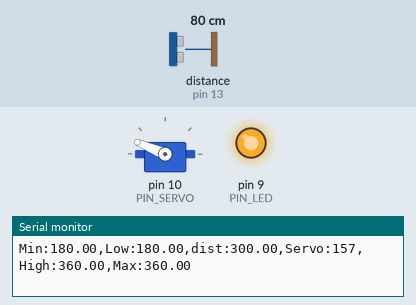
The sketch below on a simulated Arduino Uno, built with avr-gcc and run on an emulated ATmega328P. Parts: servo, output pins drawn as LEDs (lit = HIGH), the last lines printed to the serial monitor. Wiring (inferred from the names in the program): ultrasonic range finder: trigger pin 12; echo pin 13. The test bench sets the inputs (shaded band); at power-on: distance to the obstacle (sensor on pin 13) 80 cm. The echo pulse lasts 58.3 µs per cm; pins used as bus, display or sensor lines are not drawn.

Above: at 1.2 s.
1.3 s: distance to the obstacle (sensor on pin 13) set to 39 cm
2.8 s: distance to the obstacle (sensor on pin 13) set to 35 cm
At 3.9 s:
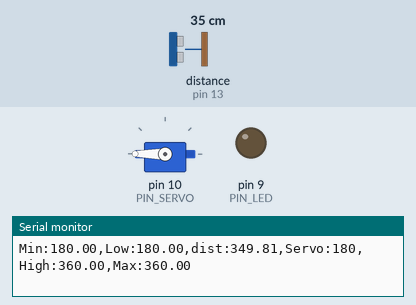
4.3 s: distance to the obstacle (sensor on pin 13) set to 33 cm
5.8 s: distance to the obstacle (sensor on pin 13) set to 31 cm
At 7.2 s:
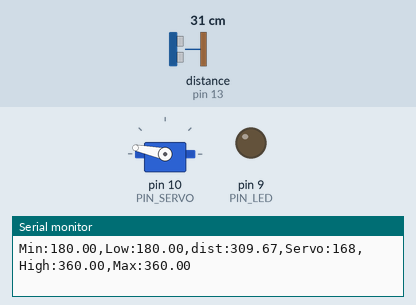
7.5 s: distance to the obstacle (sensor on pin 13) set to 2 cm
At 8.6 s:
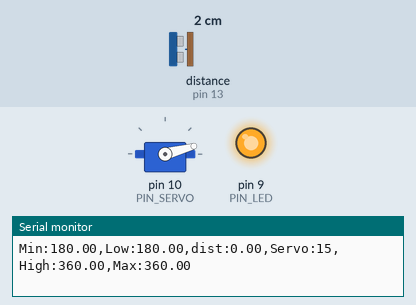
9.0 s: distance to the obstacle (sensor on pin 13) set to 60 cm
At 10.6 s:
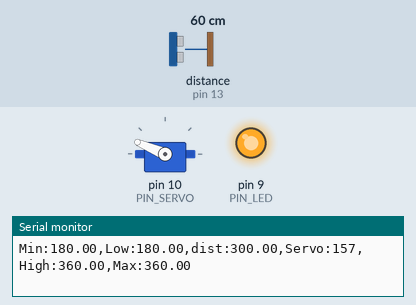
Timing chart, 0 to 11.7 s (numbered marks = the images above; inputs shaded):
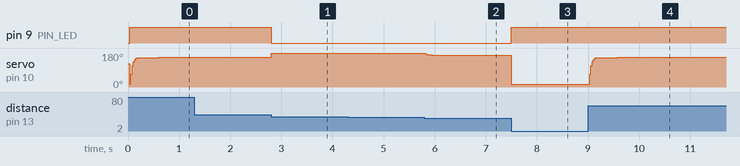

Measured:
- the behaviour switches between 36 and 35 cm on distance to the obstacle (sensor on pin 13) (found by bisection; images 0 and 1)
- the behaviour switches between 32 and 31 cm on distance to the obstacle (sensor on pin 13) (found by bisection; images 1 and 2)
- after the input at 2.8 s, pin 9 (PIN_LED): HIGH → LOW at once; servo on pin 10 (PIN_SERVO): 157° → 180° at once
- after the input at 5.8 s, servo on pin 10 (PIN_SERVO): 180° → 168° at once
- after the input at 7.5 s, pin 9 (PIN_LED): LOW → HIGH at once; servo on pin 10 (PIN_SERVO): 168° → 15° at once
- after the input at 9.0 s, servo on pin 10 (PIN_SERVO): moves from 15° to 157° over 0.55 s, starting at once

The sketch:

11_example_1.ino
```cpp
#include <Servo.h>

// Arduino pin assignment
#define PIN_LED   9   // LED active-low
#define PIN_TRIG  12  // sonar sensor TRIGGER
#define PIN_ECHO  13  // sonar sensor ECHO
#define PIN_SERVO 10  // servi motor

// configurable parameters for sonar
#define SND_VEL 346.0     // sound velocity at 24 celsius degree (unit: m/sec)
#define INTERVAL 25      // sampling interval (unit: msec)
#define PULSE_DURATION 10 // ultra-sound Pulse Duration (unit: usec)
#define _DIST_MIN 180.0  // minimum distance to be measured (unit: mm)
#define _DIST_MAX 360.0   // maximum distance to be measured (unit: mm)

#define TIMEOUT ((INTERVAL / 2) * 1000.0) // maximum echo waiting time (unit: usec)
#define SCALE (0.001 * 0.5 * SND_VEL) // coefficent to convert duration to distance

#define _EMA_ALPHA 0.5    // EMA weight of new sample (range: 0 to 1)
                          // Setting EMA to 1 effectively disables EMA filter.

// Target Distance
#define _TARGET_LOW  180.0
#define _TARGET_HIGH 360.0

// duty duration for myservo.writeMicroseconds()
// NEEDS TUNING (servo by servo)

#define _DUTY_MIN 700 // servo full clockwise position (0 degree)
#define _DUTY_NEU 1800 // servo neutral position (90 degree)
#define _DUTY_MAX 2900 // servo full counterclockwise position (180 degree)

// global variables
float  dist_ema, dist_prev = _DIST_MAX; // unit: mm
unsigned long last_sampling_time;       // unit: ms

Servo myservo;

void setup() {
  // initialize GPIO pins
  pinMode(PIN_LED, OUTPUT);
  pinMode(PIN_TRIG, OUTPUT);    // sonar TRIGGER
  pinMode(PIN_ECHO, INPUT);     // sonar ECHO
  digitalWrite(PIN_TRIG, LOW);  // turn-off Sonar

  myservo.attach(PIN_SERVO);
  myservo.writeMicroseconds(_DUTY_NEU);

  // initialize USS related variables
  dist_prev = _DIST_MIN; // raw distance output from USS (unit: mm)

  // initialize serial port
  Serial.begin(57600);
}

void loop() {
  float  dist_raw;

  // wait until next sampling time.
  if (millis() < (last_sampling_time + INTERVAL))
    return;

  dist_raw = USS_measure(PIN_TRIG, PIN_ECHO); // read distance

  if ((dist_raw == 0.0) || (dist_raw > _DIST_MAX)) {
    dist_raw = dist_prev;           // Cut higher than maximum
    dist_raw = 300;
    digitalWrite(PIN_LED, 1);       // LED OFF
  } else if (dist_raw < _DIST_MIN) {
    dist_raw = dist_prev;           // cut lower than minimum
    dist_raw = 0;
    digitalWrite(PIN_LED, 1);       // LED OFF
  } else {    // In desired Range
    dist_prev = dist_raw;
    digitalWrite(PIN_LED, 0);       // LED ON
  }

  // Apply ema filter here
  dist_prev = dist_ema;
  dist_ema = dist_raw * _EMA_ALPHA + dist_prev * (1 - _EMA_ALPHA);

  // adjust servo position according to the USS read value
  // add your code here!

  if (dist_ema < _TARGET_LOW) {
    myservo.writeMicroseconds(_DUTY_MIN);
  } else if (dist_ema < _TARGET_HIGH) {
    float servo = map(dist_ema, _TARGET_LOW, _TARGET_HIGH, _DUTY_MIN, _DUTY_MAX);
    myservo.writeMicroseconds(servo);
    //((_DUTY_MAX - _DUTY_MIN) / 180) * (dist_ema - _TARGET_LOW);
  } else {
    myservo.writeMicroseconds(_DUTY_MAX);
  }

  // output the distance to the serial port
  Serial.print("Min:");    Serial.print(_DIST_MIN);
  Serial.print(",Low:");   Serial.print(_TARGET_LOW);
  Serial.print(",dist:");  Serial.print(dist_raw);
  Serial.print(",Servo:"); Serial.print(myservo.read());
  Serial.print(",High:");  Serial.print(_TARGET_HIGH);
  Serial.print(",Max:");   Serial.print(_DIST_MAX);
  Serial.println("");

  // update last sampling time
  last_sampling_time += INTERVAL;
}

// get a distance reading from USS. return value is in millimeter.
float USS_measure(int TRIG, int ECHO)
{
  digitalWrite(TRIG, HIGH);
  delayMicroseconds(PULSE_DURATION);
  digitalWrite(TRIG, LOW);

  return pulseIn(ECHO, HIGH, TIMEOUT) * SCALE; // unit: mm
}
```
